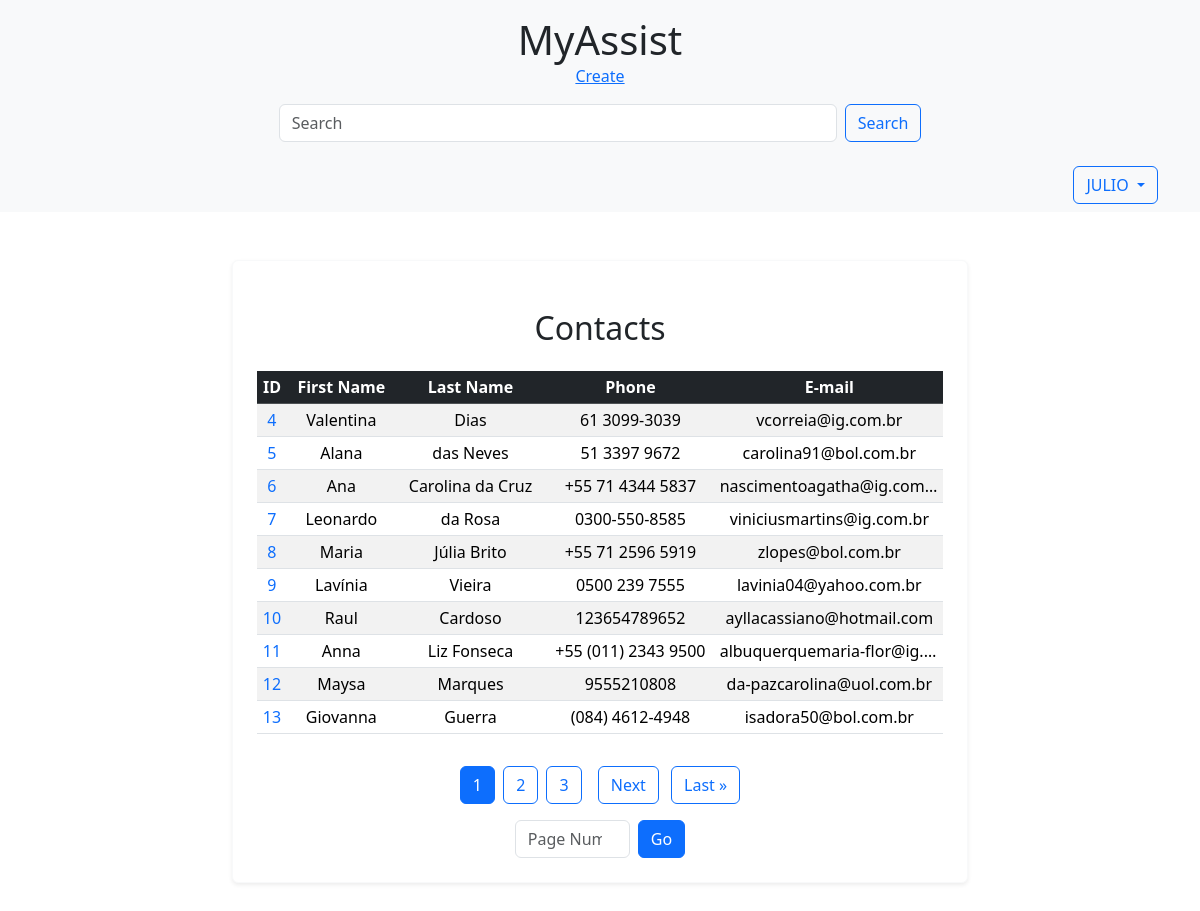
Screenshot of /home/ (signed in) with the database file from the repository.
### accounts/models.py (models this page shows, shortened)
class User(AbstractBaseUser, PermissionsMixin):
    first_name = models.CharField(_("first name"), max_length=150, blank=True)
    email = models.EmailField(_("email address"), unique=True)
    is_staff = models.BooleanField(
        _("staff status"),
        default=False,
        help_text=_(
            "Designates whether the user can log into this admin site."),
    )
    is_active = models.BooleanField(
        _("active"),
        default=True,
        help_text=_(
            "Designates whether this user should be treated as active. "
            "Unselect this instead of deleting accounts."
        ),
    )
    date_joined = models.DateTimeField(_("date joined"), default=timezone.now)
    objects = UserManager()
    EMAIL_FIELD = "email"
    USERNAME_FIELD = "email"
    REQUIRED_FIELDS = []
    class Meta:
        verbose_name = _("user")
        verbose_name_plural = _("users")

class Account(models.Model):
    first_name = models.CharField(max_length=50)
    last_name = models.CharField(max_length=50, blank=True)
    phone = models.CharField(max_length=50)
    email = models.EmailField(max_length=254)
    created_date = models.DateTimeField(default=timezone.now)
    description = models.TextField(blank=True)
    show = models.BooleanField(default=True)
    picture = models.ImageField(blank=True, upload_to='pictures/%Y/%m/')
    category = models.ForeignKey(
        Category, on_delete=models.SET_NULL, blank=True, null=True)
    owner = models.ForeignKey(
        User, on_delete=models.SET_NULL, blank=True, null=True)

### accounts/views.py (the view)
# urls.py: path('home/', home, name='home'),
@login_required
def home(request):
    accounts = Account.objects.filter(show=True)
    paginator = Paginator(accounts, 10)
    page_number = request.GET.get("page")
    page_obj = paginator.get_page(page_number)
    print(accounts.query)
    context = {
        'page_obj': page_obj,
    }
    return render(request, 'accounts/home.html', context)

### accounts/templates/accounts/home.html (shortened to what this page needs)
{% extends "accounts/base.html" %}
{% block description %}
<div class="table-responsive">
    <table class="table table-striped table-hover table-sm">
        <h2 class="card-title mb-4">Contacts</h2>
        <thead class="table-dark">
            <tr>
                <th class="text-nowrap">ID</th>
                <th class="text-nowrap">First Name</th>
                <th class="text-nowrap">Last Name</th>
                <th class="text-nowrap">Phone</th>
                <th class="text-nowrap">E-mail</th>
            </tr>
        </thead>
        <tbody>
            {% for account in page_obj %}
            <tr>
                <td class="text-truncate text-nowrap" style="max-width: 100px;">
                    <a href="{% url 'contact' contact_id=account.id %}" class="text-primary text-decoration-none">
                        {{ account.id }}
                    </a>
                </td>
                <td class="text-truncate text-nowrap" style="max-width: 150px;">
                    {{ account.first_name }}
                </td>
                <td class="text-truncate text-nowrap" style="max-width: 150px;">
                    {{ account.last_name }}
                </td>
                <td class="text-truncate text-nowrap" style="max-width: 150px;">
                    {{ account.phone }}
                </td>
                <td class="text-truncate text-nowrap" style="max-width: 200px;">
                    {{ account.email }}
                </td>
            </tr>
            {% endfor %}
        </tbody>
    </table>
</div>
{% endblock %}

### accounts/templates/accounts/base.html (shortened to what this page needs)
{% load static %}
<!DOCTYPE html>
<html lang="en">
<head>
    <link href="{% static 'css/bootstrap.min.css' %}" rel="stylesheet">
</head>
<body>
    {% include 'accounts/header.html' %}
    <nav class="navbar navbar-expand-lg navbar-light bg-light">
        <div class="container">
            <div class="collapse navbar-collapse" id="navbarNav">
                {% if user.is_authenticated %}
                <div class="ms-auto">
                    <div class="dropdown">
                        <button class="btn btn-outline-primary dropdown-toggle" type="button" id="userDropdown"
                            data-bs-toggle="dropdown" aria-expanded="false">
                            {{ user.first_name }}
                        </button>
                    </div>
                </div>
                {% else %}
                <a class="btn btn-outline-primary ms-auto" href="{% url 'login' %}">Log In</a>
                {% endif %}
            </div>
        </div>
    </nav>
    <div class="container py-5">
        <div class="row justify-content-center">
            <div class="col-md-10 col-lg-8">
                <div class="card text-center shadow-sm border-light">
                    <div class="card-body p-4">
                        <p class="card-text mb-4">
                            {% block description %}{% endblock %}
                        </p>
                        {% include 'accounts/pagination.html' %}
                    </div>
                </div>
            </div>
        </div>
    </div>
</body>
</html>

### rows the page displays
User: first_name "JULIO"
Account: id "4", first_name "Valentina", last_name "Dias", phone "61 3099-3039", email "vcorreia@ig.com.br"
Account: id "5", first_name "Alana", last_name "das Neves", phone "51 3397 9672", email "carolina91@bol.com.br"
Account: id "6", first_name "Ana", last_name "Carolina da Cruz", phone "+55 71 4344 5837", email "nascimentoagatha@ig.com…"
Account: id "7", first_name "Leonardo", last_name "da Rosa", phone "0300-550-8585", email "viniciusmartins@ig.com.br"
Account: id "8", first_name "Maria", last_name "Júlia Brito", phone "+55 71 2596 5919", email "zlopes@bol.com.br"
Account: id "9", first_name "Lavínia", last_name "Vieira", phone "0500 239 7555", email "lavinia04@yahoo.com.br"
Account: id "10", first_name "Raul", last_name "Cardoso", phone "123654789652", email "ayllacassiano@hotmail.com"
Account: id "11", first_name "Anna", last_name "Liz Fonseca", phone "+55 (011) 2343 9500", email "albuquerquemaria-flor@ig.…"
Account: id "12", first_name "Maysa", last_name "Marques", phone "9555210808", email "da-pazcarolina@uol.com.br"
Account: id "13", first_name "Giovanna", last_name "Guerra", phone "(084) 4612-4948", email "isadora50@bol.com.br"

### other values shown
{{ num }} "1"
{{ num }} "2" "3"
